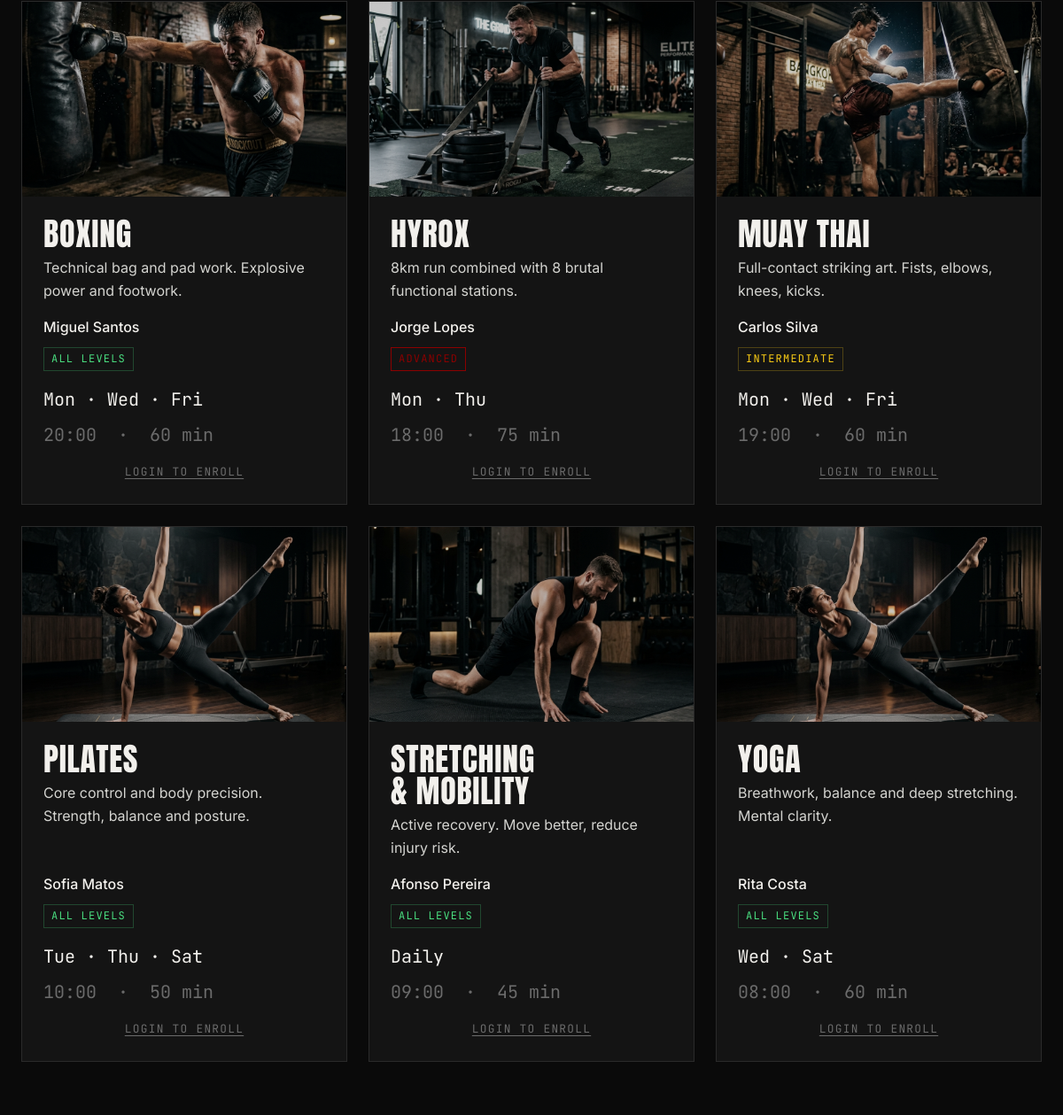
/classes.php (middle part), run on an earlier commit of the app's database.
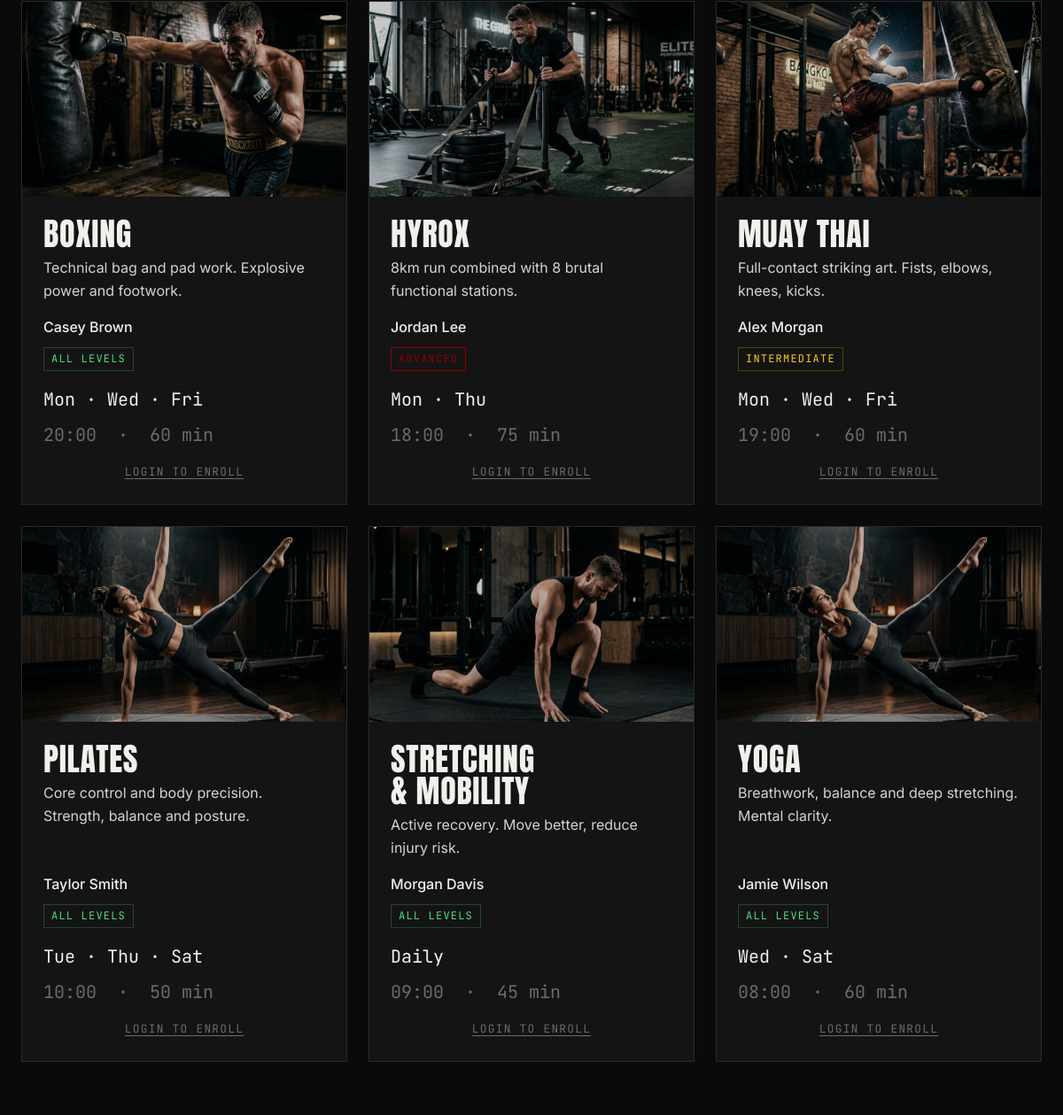
And on a later commit of the database.
### tables this page shows
CREATE TABLE classes(
    id INTEGER PRIMARY KEY AUTOINCREMENT,
    trainer_id INTEGER NOT NULL,
    name TEXT NOT NULL, --this name will be the type of class
    description TEXT,
    difficulty TEXT NOT NULL CHECK (difficulty IN('beginner', 'intermediate', 'advanced')),
    duration_minutes INTEGER NOT NULL,
    capacity INTEGER NOT NULL,
    photo TEXT,
    is_active INTEGER NOT NULL DEFAULT 1,
    FOREIGN KEY (trainer_id) REFERENCES users(id) ON DELETE RESTRICT
);

CREATE TABLE users (
    id INTEGER PRIMARY KEY AUTOINCREMENT,
    name TEXT NOT NULL,
    email TEXT NOT NULL UNIQUE,
    username TEXT NOT NULL UNIQUE,
    password_hash TEXT NOT NULL,
    profile_photo TEXT,
    role TEXT NOT NULL CHECK (role IN ('member', 'trainer', 'admin')),
    created_at TEXT NOT NULL DEFAULT CURRENT_TIMESTAMP,
    is_active INTEGER NOT NULL DEFAULT 1
);

CREATE TABLE sessions(
    id INTEGER PRIMARY KEY AUTOINCREMENT,
    class_id INTEGER NOT NULL,
    day_of_week TEXT NOT NULL CHECK (day_of_week IN ('monday','tuesday','wednesday','thursday','friday','saturday','sunday')),
    start_time TEXT NOT NULL,
    duration_minutes INTEGER NOT NULL CHECK (duration_minutes > 0),
    status TEXT NOT NULL DEFAULT 'scheduled' CHECK (status IN ('scheduled', 'completed', 'cancelled')),
    notes TEXT,
    FOREIGN KEY (class_id) REFERENCES classes(id) ON DELETE CASCADE
);

### includes/helper.php (called while the page is built, shortened)
<?php
function e(string $val): string {
    return htmlspecialchars($val, ENT_QUOTES | ENT_SUBSTITUTE, 'UTF-8');
}

### classes.php (the view, shortened to what this page needs)
<?php
$pdo = get_db();
$stmt = $pdo->query("
    SELECT c.*, u.name AS trainer_name
    FROM classes c
    JOIN users u ON c.trainer_id = u.id
    WHERE c.is_active = 1
    ORDER BY c.name
");
$classes = $stmt->fetchAll();
$stmt = $pdo->query("
    SELECT s.*, c.name AS class_name, c.id AS class_id
    FROM sessions s
    JOIN classes c ON s.class_id = c.id
    WHERE c.is_active = 1
    ORDER BY
        CASE s.day_of_week
            WHEN 'monday'    THEN 1
            WHEN 'tuesday'   THEN 2
            WHEN 'wednesday' THEN 3
            WHEN 'thursday'  THEN 4
            WHEN 'friday'    THEN 5
            WHEN 'saturday'  THEN 6
            WHEN 'sunday'    THEN 7
        END,
        s.start_time
");
$sessions = $stmt->fetchAll();
$sessions_by_class = [];
foreach ($sessions as $s) {
    $sessions_by_class[$s['class_id']][] = $s;
}
$enrolled_sessions = [];
$waitlisted_sessions = [];
$enrollment_counts = [];
$stmt = $pdo->query("SELECT session_id, COUNT(*) AS cnt FROM enrollments WHERE status = 'enrolled' GROUP BY session_id");
while ($row = $stmt->fetch()) {
    $enrollment_counts[$row['session_id']] = (int)$row['cnt'];
}
$difficulty_map = [
    'beginner'     => ['class' => 'easy', 'label' => 'All levels'],
    'intermediate' => ['class' => 'mid',  'label' => 'Intermediate'],
    'advanced'     => ['class' => 'hard', 'label' => 'Advanced'],
];
$day_abbr = [
    'monday' => 'Mon', 'tuesday' => 'Tue', 'wednesday' => 'Wed',
    'thursday' => 'Thu', 'friday' => 'Fri', 'saturday' => 'Sat', 'sunday' => 'Sun',
];
$class_images = [
    'Muay Thai'              => 'muay_thai.jpg',
    'Hyrox'                  => 'hyrox.jpg',
    'Pilates'                => 'pilates.jpg',
    'Boxing'                 => 'boxing.jpg',
    'Stretching & Mobility'  => 'stretching.jpg',
    'Yoga'                   => 'yoga.jpg',
];
$class_colors = [
    'Muay Thai'              => '#ef4444',
    'Hyrox'                  => '#f97316',
    'Pilates'                => '#a855f7',
    'Boxing'                 => '#3b82f6',
    'Stretching & Mobility'  => '#22c55e',
    'Yoga'                   => '#eab308',
];
$selected_class_id = isset($_GET['class']) ? (int)$_GET['class'] : null;
$view = $selected_class_id ? 'timetable' : 'list';
require __DIR__ . '/includes/header.php';
?>
<main>
    <div id="view-list" class="classes-view <?= $view !== 'list' ? 'classes-view--hidden' : '' ?>"
         role="tabpanel" aria-labelledby="tab-list">
        <section class="class-list" aria-label="All classes">
            <div class="class-list__rows">
                <?php foreach ($classes as $cls):
                    $diff          = $difficulty_map[$cls['difficulty']] ?? ['class' => 'easy', 'label' => $cls['difficulty']];
                    $cls_sessions  = $sessions_by_class[$cls['id']] ?? [];
                    $cls_days      = array_unique(array_column($cls_sessions, 'day_of_week'));
                    $day_display   = count($cls_days) === 7
                                   ? 'Daily'
                                   : implode(' · ', array_map(fn($d) => $day_abbr[$d] ?? $d, $cls_days));
                    $start_time    = $cls_sessions[0]['start_time'] ?? '00:00';
                    $start_hour    = (int) explode(':', $start_time)[0];
                    $time_period   = $start_hour < 12 ? 'morning' : ($start_hour <= 19 ? 'afternoon' : 'night');
                    $image         = !empty($cls['photo']) ? $cls['photo'] : ($class_images[$cls['name']] ?? null);
                    $color         = $class_colors[$cls['name']] ?? 'var(--accent)';
                ?>
                <article class="crow"
                         data-class-id="<?= $cls['id'] ?>"
                         data-class-name="<?= e($cls['name']) ?>"
                         data-trainer-id="<?= (int)$cls['trainer_id'] ?>"
                         data-days="<?= e(implode(',', $cls_days)) ?>"
                         data-time="<?= e($time_period) ?>"
                         style="--card-accent: <?= e($color) ?>;">
                    <?php if ($image): ?>
                    <figure class="crow__media">
                        <img src="/assets/images/classes/<?= e($image) ?>"
                             alt="<?= e($cls['name']) ?>"
                             class="crow__image" loading="lazy">
                    </figure>
                    <?php endif; ?>
                    <div class="crow__info">
                        <h2 class="crow__name"><?= e($cls['name']) ?></h2>
                        <p class="crow__desc"><?= e($cls['description'] ?? '') ?></p>
                    </div>
                    <div class="crow__meta">
                        <a class="crow__instructor" href="/trainer.php?id=<?= (int)$cls['trainer_id'] ?>"><?= e($cls['trainer_name']) ?></a>
                        <p class="crow__difficulty crow__difficulty--<?= $diff['class'] ?>">
                            <?= e($diff['label']) ?>
                        </p>
                    </div>
                    <div class="crow__schedule">
                        <p class="crow__days"><?= e($day_display) ?></p>
                        <p class="crow__time">
                            <?= e($start_time) ?> &nbsp;·&nbsp; <?= $cls['duration_minutes'] ?> min
                        </p>
                    </div>
                    <?php if (($_SESSION['role'] ?? '') === 'member'): ?>
                        <div class="crow__sessions">
                            <?php foreach ($cls_sessions as $sess):
                                $sess_id    = (int)$sess['id'];
                                $is_enrolled = in_array($sess_id, $enrolled_sessions, true);
                                $is_waitlisted = isset($waitlisted_sessions[$sess_id]);
                                $wl_pos     = $waitlisted_sessions[$sess_id] ?? 0;
                                $count      = $enrollment_counts[$sess_id] ?? 0;
                                $capacity   = (int)$cls['capacity'];
                                $free       = $capacity - $count;
                            ?>
                            <div class="crow__session-row">
                                <div class="crow__session-info">
                                    <span class="crow__session-day"><?= e($day_abbr[$sess['day_of_week']] ?? $sess['day_of_week']) ?></span>
                                    <span class="crow__session-time"><?= e($sess['start_time']) ?></span>
                                </div>
                                <span class="crow__spots <?= $is_waitlisted ? 'crow__spots--waitlisted' : ($free <= 0 && !$is_enrolled ? 'crow__spots--full' : '') ?>">
                                    <?php if ($is_enrolled): ?>Enrolled
                                    <?php elseif ($is_waitlisted): ?>Waitlisted (#<?= $wl_pos ?>)
                                    <?php elseif ($free <= 0): ?>Full
                                    <?php else: ?><?= $free ?> spot<?= $free === 1 ? '' : 's' ?> left
                                    <?php endif; ?>
                                </span>
                                <?php if ($is_enrolled): ?>
                                <button type="button"
                                        class="button button--ghost crow__enroll-btn crow__enroll-btn--enrolled"
                                        data-session-id="<?= $sess_id ?>"
                                        data-enrolled="1"
                                        data-waitlisted="0">
                                    Cancel
                                </button>
                                <?php elseif ($is_waitlisted): ?>
                                <button type="button"
                                        class="button button--ghost crow__enroll-btn crow__enroll-btn--waitlisted"
                                        data-session-id="<?= $sess_id ?>"
                                        data-enrolled="0"
                                        data-waitlisted="1"
                                        data-waitlist-pos="<?= $wl_pos ?>">
                                    Leave Waitlist
                                </button>
                                <?php elseif ($free <= 0): ?>
                                <button type="button"
                                        class="button button--ghost crow__enroll-btn"
                                        data-session-id="<?= $sess_id ?>"
                                        data-enrolled="0"
                                        data-waitlisted="0">
                                    Join Waitlist
                                </button>
                                <?php else: ?>
                                <button type="button"
                                        class="button button--ghost crow__enroll-btn"
                                        data-session-id="<?= $sess_id ?>"
                                        data-enrolled="0"
                                        data-waitlisted="0">
                                    Enroll
                                </button>
                                <?php endif; ?>
                            </div>
                            <?php endforeach; ?>
                        </div>
                    <?php elseif (!isset($_SESSION['user_id'])): ?>
                        <div class="crow__login-prompt">
                            <a href="/login.php">Login to enroll</a>
                        </div>
                    <?php endif; ?>
                </article>
                <?php endforeach; ?>
            </div>
        </section>
    </div>
</main>
<?php require __DIR__ . '/includes/footer.php'; ?>

### includes/header.php (shortened to what this page needs)
<?php
$current_page = basename($_SERVER['PHP_SELF'], '.php');
?>
<!DOCTYPE html>
<html lang="en" class="page-<?= htmlspecialchars($current_page) ?>">
<head>
    <link rel="stylesheet" href="/css/main.css">
</head>
<body>

### includes/footer.php (shortened to what this page needs)
</body>
</html>

### css/base/tokens.css (style rules this page uses)
:root { --bg: #0a0a0a; --bg-surface: #141414; --bg-elevated: #1f1f1f; --text: #f2f0ec; --text-soft: #d4d4d0; --text-muted: #6b6b6b; --accent: #8b0000; --accent-hover: #a30f0f; --border: #2a2a2a; --border-strong: #6b6b6b; --font-display: "Anton", sans-serif; --font-body: "Inter", sans-serif; --font-mono: "JetBrains Mono", monospace; --text-sm: 0.875rem; --text-base: 1rem; --content-max: 1400px; }

### css/base/typography.css (style rules this page uses)
body { background-color: var(--bg); color: var(--text); font-family: var(--font-body); font-size: var(--text-base); line-height: 1.6; font-weight: 400; }
h1, h2, h3, h4, h5, h6 { font-family: var(--font-display); font-weight: 400; line-height: 1.05; color: var(--text); letter-spacing: -0.02em; }
h2 { font-size: 3.75rem; }
p { color: var(--text-soft); line-height: 1.6; text-wrap: pretty; }
a { color: inherit; transition: color 150ms cubic-bezier(0.16, 1, 0.3, 1); }

### css/pages/classes.css (style rules this page uses)
.class-list { padding: 1.5rem 1.5rem; max-width: var(--content-max); margin: 0 auto; }
.class-list__rows { display: grid; grid-template-columns: repeat(3, 1fr); gap: 1.5rem; }
.crow { display: flex; flex-direction: column; background-color: var(--bg-surface); border: 1px solid var(--border); transition: border-color 150ms cubic-bezier(0.16, 1, 0.3, 1); }
.crow__media { width: 100%; height: 220px; overflow: hidden; }
.crow__image { width: 100%; height: 100%; object-fit: cover; filter: brightness(0.8) grayscale(20%); display: block; transition: filter 250ms cubic-bezier(0.16, 1, 0.3, 1); }
.crow__info, .crow__meta, .crow__schedule { padding: 0 1.5rem; }
.crow__info { padding-top: 1.5rem; flex: 1; }
.crow__meta { padding-top: 1rem; }
.crow__schedule { padding-top: 1rem; }
.crow__name { font-family: var(--font-display); font-size: 2.25rem; text-transform: uppercase; color: var(--text); letter-spacing: 0.02em; line-height: 1; margin-bottom: 0.5rem; }
.crow__desc { font-family: var(--font-body); font-size: 1rem; color: var(--text-soft); line-height: 1.6; }
.crow__instructor { font-family: var(--font-body); font-size: 1rem; font-weight: 500; color: var(--text); margin-bottom: 0.5rem; text-decoration: none; display: block; }
.crow__difficulty { font-family: var(--font-mono); font-size: 0.875rem; text-transform: uppercase; letter-spacing: 0.1em; padding: 0.2rem 0.5rem; display: inline-block; }
.crow__difficulty--easy { color: #4ade80; border: 1px solid #4ade8040; }
.crow__difficulty--mid { color: #facc15; border: 1px solid #facc1540; }
.crow__difficulty--hard { color: var(--accent); border: 1px solid var(--accent); }
.crow__days { font-family: var(--font-mono); font-size: 1.25rem; color: var(--text); margin-bottom: 0.5rem; }
.crow__time { font-family: var(--font-mono); font-size: 1.25rem; color: var(--text-muted); }
.crow__login-prompt { padding: 0.75rem 1.5rem 1.5rem; text-align: center; }
.crow__login-prompt a { font-family: var(--font-mono); font-size: 0.8rem; text-transform: uppercase; letter-spacing: 0.1em; color: var(--text-muted); text-decoration: underline; text-underline-offset: 3px; transition: color 150ms; }
.crow { cursor: pointer; }

### css/pages/trainer-public.css (style rules this page uses)
.crow__difficulty { font-family: var(--font-mono); font-size: 0.75rem; text-transform: uppercase; letter-spacing: 0.1em; padding: 0.2rem 0.5rem; display: inline-block; white-space: nowrap; flex-shrink: 0; }
.crow__difficulty--easy { color: #4ade80; border: 1px solid #4ade8040; }
.crow__difficulty--mid { color: #facc15; border: 1px solid #facc1540; }
.crow__difficulty--hard { color: var(--accent); border: 1px solid var(--accent); }

What changed in the data, as far as the page shows it:
changed through a linked row, classes "BOXING": trainer.name "Miguel Santos" → "Casey Brown"
changed through a linked row, classes "HYROX": trainer.name "Jorge Lopes" → "Jordan Lee"
changed through a linked row, classes "MUAY THAI": trainer.name "Carlos Silva" → "Alex Morgan"
changed through a linked row, classes "PILATES": trainer.name "Sofia Matos" → "Taylor Smith"
changed through a linked row, classes "STRETCHING & MOBILITY": trainer.name "Afonso Pereira" → "Morgan Davis"
changed classes "YOGA": trainer.name "Rita Costa" → "Jamie Wilson"
